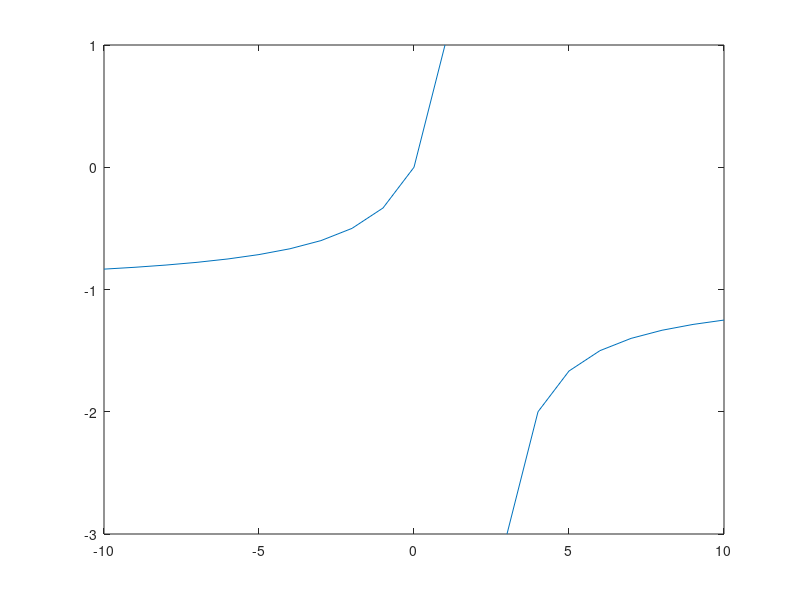

The MATLAB source for this figure:
% Octave Script 
% Title          :Funcion #3
% Descripcion    :Comprobacion de la funcion numero 3 del tema 2.2 
% Author         :Hector Daniel Marmoleo Garcia 
% Date           :20211028
% Version        :1
% Usage          :octave> cd /path/
%                :octave> Funcion3
% Notes          :Requiere aplicacion octave
%                :https://octaveintro.readthedocs.io/en/latest/index.html
clear
% dominio de la funcion 
t = -10:1:10
% regla de correspondencia (Funcion)
ft = t./(2 - t)
% plotear funcion
plot(t, ft);
